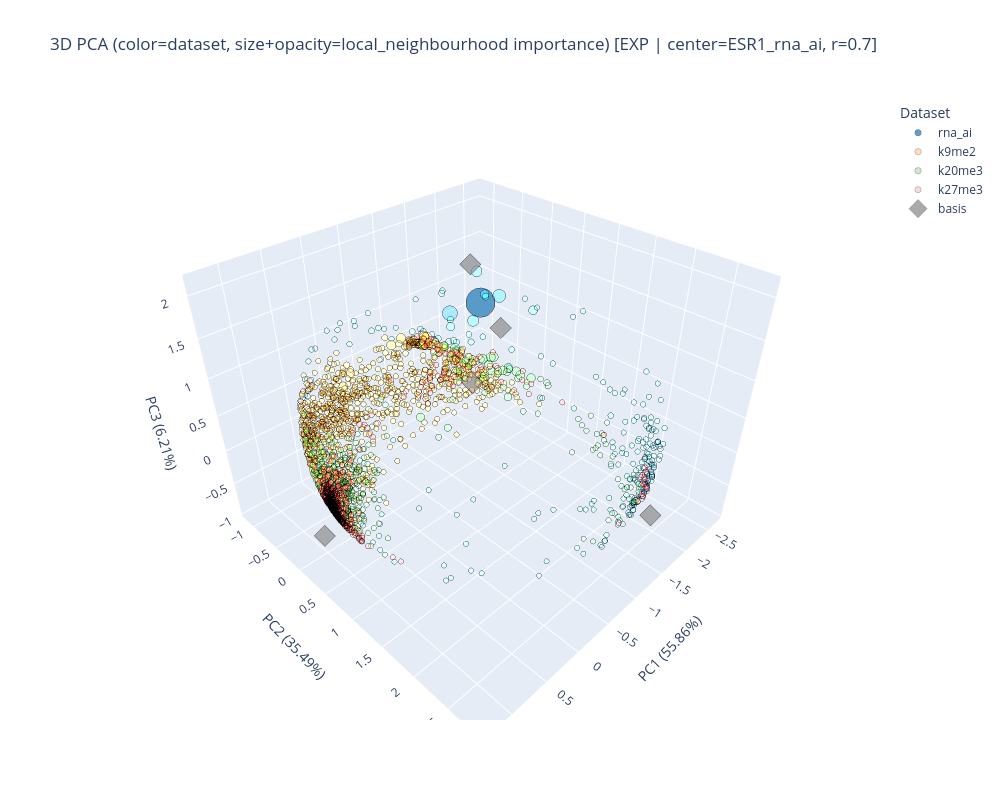

Notebook code cell kept with this figure:
### Code cell
def local_neighbourhood(graph, node, r=0.7):
    if not isinstance(graph, pd.DataFrame):
        raise TypeError("graph must be a pandas DataFrame")

    nodes = graph.index

    if isinstance(node, str):
        if node not in nodes:
            raise ValueError(f"node '{node}' not found in graph")
        node_idx = nodes.get_loc(node)
    else:
        node_idx = int(node)
        if node_idx < 0 or node_idx >= len(nodes):
            raise ValueError(f"node index {node_idx} is out of bounds for graph of size {len(nodes)}")

    A = graph.to_numpy(dtype=float)
    Q = r * A

    b = np.zeros(Q.shape[0])
    b[node_idx] = 1.0

    scores = np.linalg.solve(np.transpose(np.eye(Q.shape[0]) - Q), b)
    return pd.Series(scores, index=nodes, name="local_neighbourhood_importance").sort_values(ascending=False)


# Example: local neighbourhood importance visualization in the same style as PageRank
graph_for_local = "exp"  # choose from: exp, gaussian, spd
local_center_node = "ESR1_rna_ai"  # example node; choose any node present in the graph
r_local = 0.7

# Use freshest graph object if shadow build cell was rerun after shadow_graphs dict creation.
graph_candidate = globals().get(f"shadow_multigraph_{graph_for_local}", None)
if not isinstance(graph_candidate, pd.DataFrame):
    graph_candidate = shadow_graphs[graph_for_local]

if local_center_node not in graph_candidate.index:
    available_basis = [b for b in ["e1", "e2", "e3", "e4", "e5"] if b in graph_candidate.index]
    raise ValueError(
        f"node '{local_center_node}' not found in {graph_for_local} graph; "
        f"available basis nodes: {available_basis}"
    )

local_scores = local_neighbourhood(
    graph=graph_candidate,
    node=local_center_node,
    r=r_local,
 )

local_scores = local_scores[~local_scores.index.str.endswith("neg", na=False)]

if "pca_model" not in globals() or "node_to_coords" not in globals():
    pca_model, node_to_coords = build_pca_projection_map(datasets, keys)

fig = plot_node_scores_on_pca(
    score_series=local_scores,
    node_to_coords=node_to_coords,
    pca_model=pca_model,
    keys=keys,
    title=(
        f"3D PCA (color=dataset, size+opacity=local_neighbourhood importance) "
        f"[{graph_for_local.upper()} | center={local_center_node}, r={r_local}]"
    ),
    highlight_source_near_one=True,
    source_tolerance=0.03,
    source_outline_color="black",
    source_legend_label="local source (score around 1)",
)

from pathlib import Path
local_center_label = "".join(ch if ch.isalnum() or ch in ('-', '_') else '_' for ch in str(local_center_node))
r_local_label = str(r_local).replace('.', 'p')
output_file_local = Path("Paper_results") / (
    f"pca_local_neighbourhood_{graph_for_local}_{local_center_label}_r{r_local_label}.html"
)
output_file_local.parent.mkdir(parents=True, exist_ok=True)
fig.write_html(output_file_local, include_plotlyjs="cdn")
print(f"Saved interactive plot to: {output_file_local.resolve()}")

local_scores.head(10)

### Figure 1 — Plotly figure (JSON) as saved in the notebook; plotly's stock layout.template omitted (floating-point values rounded to 4 significant figures; data arrays with more than 128 entries replaced by an {"elided": "..."} marker saying what was removed)
{"data": [{"hovertemplate": "%{text}<extra></extra>", "marker": {"color": {"elided": "384 str values"}, "line": {"color": "black", "width": 0.3}, "size": {"elided": "384 float values"}, "symbol": "circle"}, "mode": "markers", "name": "rna_ai", "text": {"elided": "384 str values"}, "type": "scatter3d", "x": {"elided": "384 float values"}, "y": {"elided": "384 float values"}, "z": {"elided": "384 float values"}}, {"hovertemplate": "%{text}<extra></extra>", "marker": {"color": {"elided": "1001 str values"}, "line": {"color": "black", "width": 0.3}, "size": {"elided": "1001 float values"}, "symbol": "circle"}, "mode": "markers", "name": "k9me2", "text": {"elided": "1001 str values"}, "type": "scatter3d", "x": {"elided": "1001 float values"}, "y": {"elided": "1001 float values"}, "z": {"elided": "1001 float values"}}, {"hovertemplate": "%{text}<extra></extra>", "marker": {"color": {"elided": "657 str values"}, "line": {"color": "black", "width": 0.3}, "size": {"elided": "657 float values"}, "symbol": "circle"}, "mode": "markers", "name": "k20me3", "text": {"elided": "657 str values"}, "type": "scatter3d", "x": {"elided": "657 float values"}, "y": {"elided": "657 float values"}, "z": {"elided": "657 float values"}}, {"hovertemplate": "%{text}<extra></extra>", "marker": {"color": {"elided": "650 str values"}, "line": {"color": "black", "width": 0.3}, "size": {"elided": "650 float values"}, "symbol": "circle"}, "mode": "markers", "name": "k27me3", "text": {"elided": "650 str values"}, "type": "scatter3d", "x": {"elided": "650 float values"}, "y": {"elided": "650 float values"}, "z": {"elided": "650 float values"}}, {"hovertemplate": "%{text}<extra></extra>", "marker": {"color": ["rgba(127,127,127,0.950)", "rgba(127,127,127,0.950)", "rgba(127,127,127,0.950)", "rgba(127,127,127,0.950)", "rgba(127,127,127,0.950)"], "line": {"color": "black", "width": 0.3}, "size": [14.0, 14.0, 14.0, 14.0, 14.0], "symbol": "diamond"}, "mode": "markers", "name": "basis", "text": ["e4<br>Dataset: basis<br>Score: 0.000247166<br>Radius(px): 7.000<br>Opacity: 0.950", "e1<br>Dataset: basis<br>Score: 0<br>Radius(px): 7.000<br>Opacity: 0.950", "e2<br>Dataset: basis<br>Score: 0<br>Radius(px): 7.000<br>Opacity: 0.950", "e5<br>Dataset: basis<br>Score: 0<br>Radius(px): 7.000<br>Opacity: 0.950", "e3<br>Dataset: basis<br>Score: 0<br>Radius(px): 7.000<br>Opacity: 0.950"], "type": "scatter3d", "x": [-0.9675, -1.447, -0.5625, -2.024, 1.265], "y": [0.4256, 2.731, 1.262, -0.6406, 0.4735], "z": [2.137, -0.2445, 1.86, -0.3427, -0.2395]}], "layout": {"height": 800, "legend": {"title": {"text": "Dataset"}}, "scene": {"xaxis": {"title": {"text": "PC1 (55.86%)"}}, "yaxis": {"title": {"text": "PC2 (35.49%)"}}, "zaxis": {"title": {"text": "PC3 (6.21%)"}}}, "title": {"text": "3D PCA (color=dataset, size+opacity=local_neighbourhood importance) [EXP | center=ESR1_rna_ai, r=0.7]"}, "width": 1000}}
